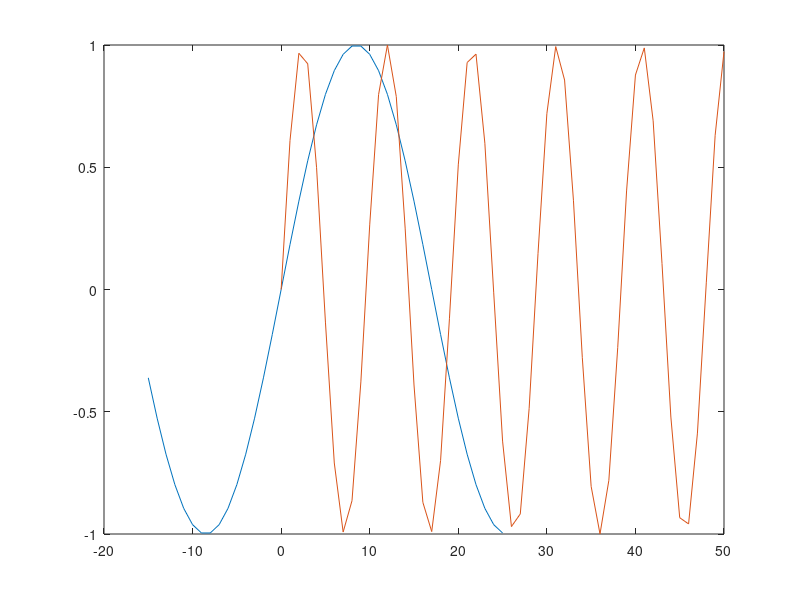
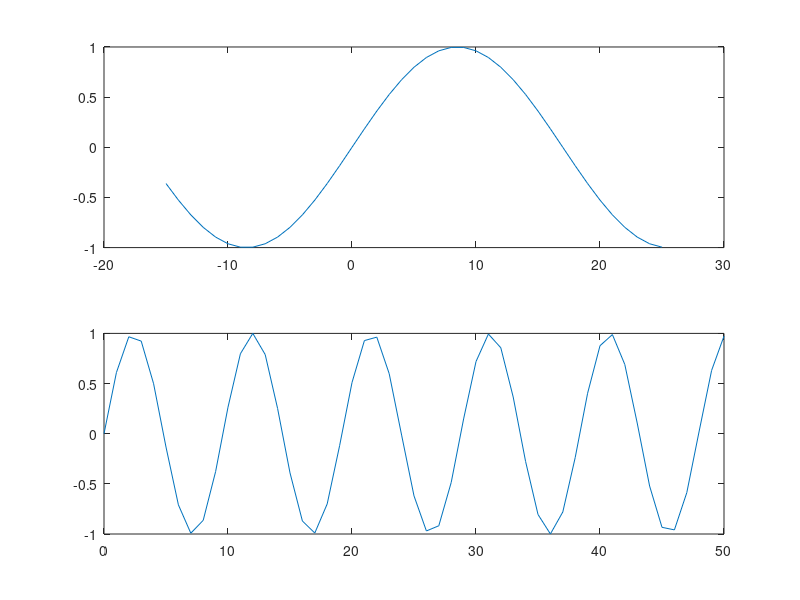

MATLAB code for these plots, in order:
function Ex4_c()
    n = -15:25;
    m = 0:50;
    
    for i = 1:1:length(n)
        x1(i) = sin(pi*n(i)/17);
    end
   
    for i = 1:1:length(m)
        x2(i) = sin(pi*m(i)/sqrt(23));
    end
    
    
    plot(n,x1); % afisare 
    hold on;    % x1 si x2 
    plot(m,x2); % in aceeasi fereastra
    
    % afisare x1 si x2 in doaua chemare diferite
    figure
    subplot(2,1,1);
    plot(n,x1);
    subplot(2,1,2);
    plot(m,x2);

end